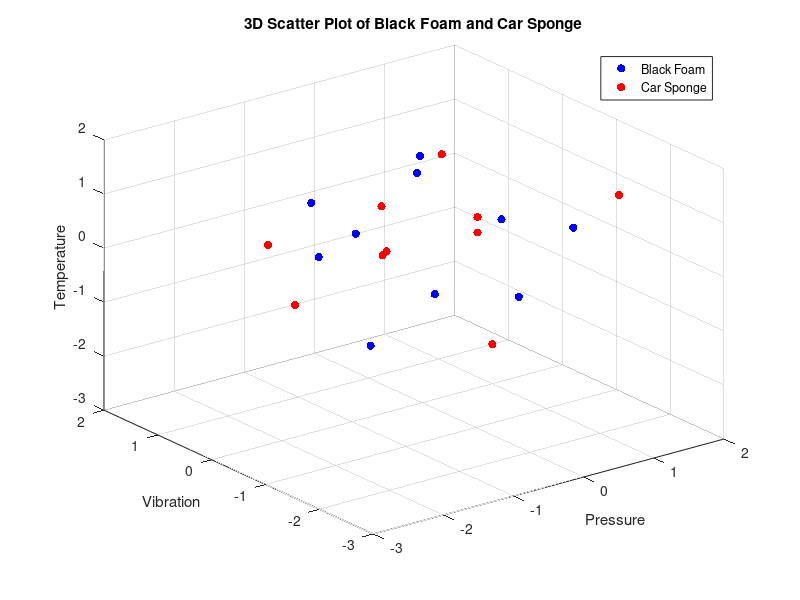
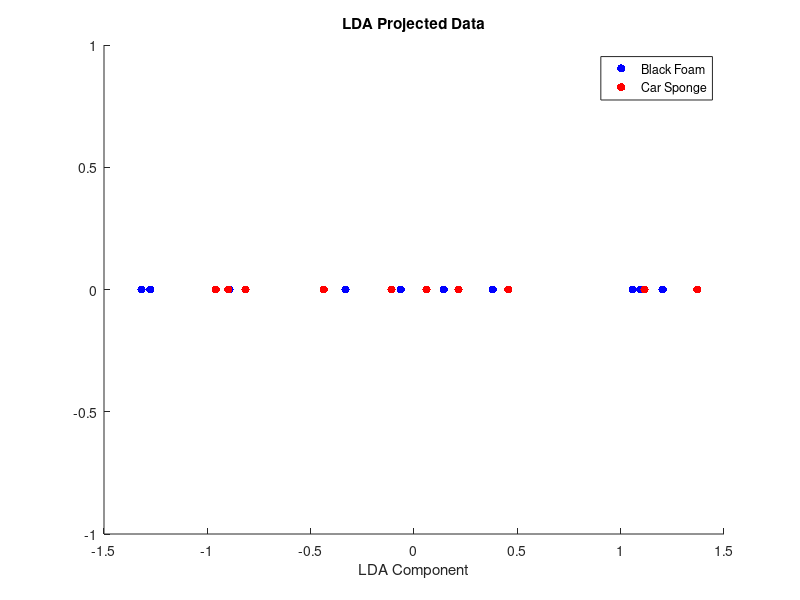

These charts were generated, in order, by the following MATLAB code:
%3D and 1D projection

% Load the data from the .mat file
data = load('Lab1/F0_PVT.mat');

pressure = data.Pressure;
temperature = data.Temperature;
vibration = data.Vibration;

% Initialize matrices with three columns for Pressure, Vibration, and Temperature
X_black_foam = zeros(size(pressure, 2), 3);
X_car_sponge = zeros(size(pressure, 2), 3);

% Extract data for black foam and car sponge
for i = 1 : size(pressure, 2)
    X_black_foam(i, 1) = pressure(2, i); % Pressure
    X_black_foam(i, 2) = vibration(2, i); % Vibration
    X_black_foam(i, 3) = temperature(2, i); % Temperature

    X_car_sponge(i, 1) = pressure(3, i); % Pressure
    X_car_sponge(i, 2) = vibration(3, i); % Vibration
    X_car_sponge(i, 3) = temperature(3, i); % Temperature
end


% Standardization
X_black_foam = (X_black_foam - mean(X_black_foam)) ./ std(X_black_foam);
X_car_sponge = (X_car_sponge - mean(X_car_sponge)) ./ std(X_car_sponge);


% Calculate Means
mean_black_foam = mean(X_black_foam);
mean_car_sponge = mean(X_car_sponge);
overall_mean = mean([X_black_foam; X_car_sponge]);

% Initialize the within-class scatter matrix
S_W = zeros(3, 3);

% Add scatter for each class
for i = 1:size(X_black_foam, 1)
    S_W = S_W + (X_black_foam(i,:) - mean_black_foam)' * (X_black_foam(i,:) - mean_black_foam);
end
for i = 1:size(X_car_sponge, 1)
    S_W = S_W + (X_car_sponge(i,:) - mean_car_sponge)' * (X_car_sponge(i,:) - mean_car_sponge);
end

% Between-class scatter matrix
S_B = (mean_black_foam - overall_mean)' * (mean_black_foam - overall_mean) + ...
      (mean_car_sponge - overall_mean)' * (mean_car_sponge - overall_mean);

% Solve the generalized eigenvalue problem
[eigenvectors, eigenvalues] = eig(inv(S_W) * S_B);

% Extract the diagonal of eigenvalues matrix
eigenvalues = diag(eigenvalues);

% Sort the eigenvalues and corresponding eigenvectors in descending order
[~, sorted_indices] = sort(eigenvalues, 'descend');
eigenvectors = eigenvectors(:, sorted_indices);

% Select the top eigenvectors (in this case, you'll typically pick one)
W = eigenvectors(:, 1);

% Project the data
Y_black_foam = X_black_foam * W;
Y_car_sponge = X_car_sponge * W;

figure;
scatter3(X_black_foam(:, 1), X_black_foam(:, 2), X_black_foam(:, 3), 'b', 'filled');
hold on;
scatter3(X_car_sponge(:, 1), X_car_sponge(:, 2), X_car_sponge(:, 3), 'r', 'filled');
title('3D Scatter Plot of Black Foam and Car Sponge');
xlabel('Pressure');
ylabel('Vibration');
zlabel('Temperature');
legend('Black Foam', 'Car Sponge');
grid on;


figure;
scatter(Y_black_foam, zeros(size(Y_black_foam)), 'b', 'filled');
hold on;
scatter(Y_car_sponge, zeros(size(Y_car_sponge)), 'r', 'filled');
legend('Black Foam', 'Car Sponge');
title('LDA Projected Data');
xlabel('LDA Component');
hold off;
